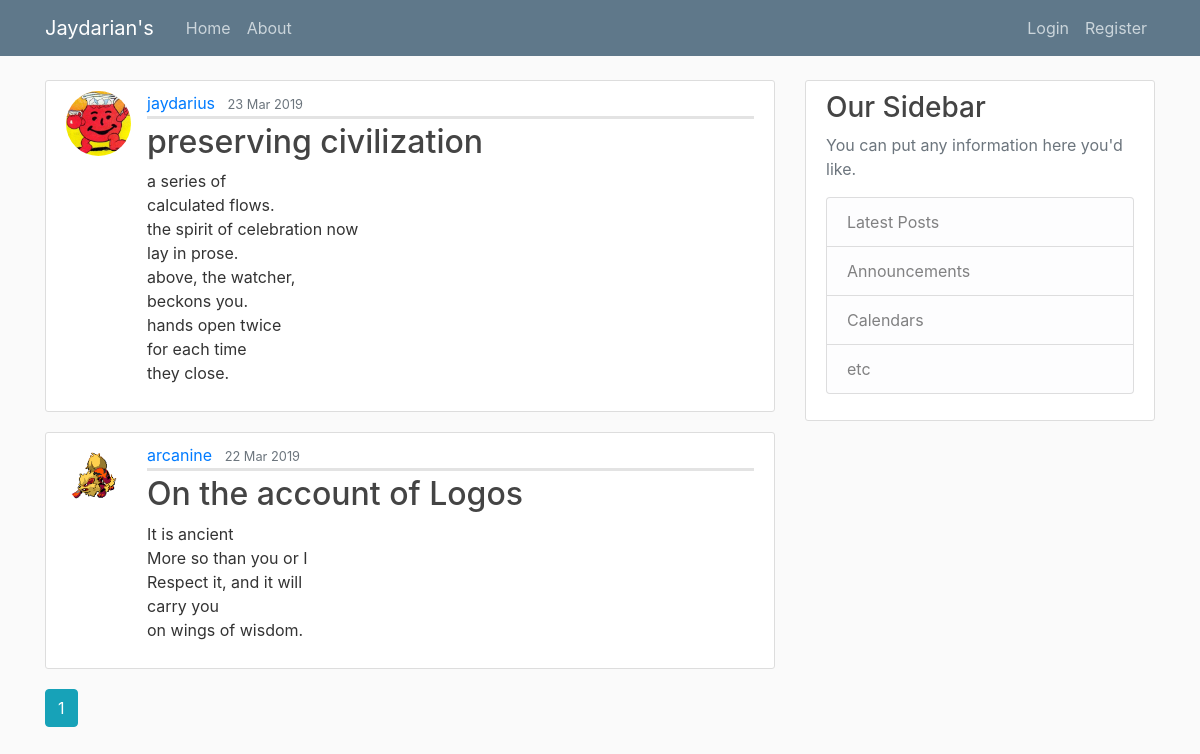
/home, run on an earlier commit of the app's database.
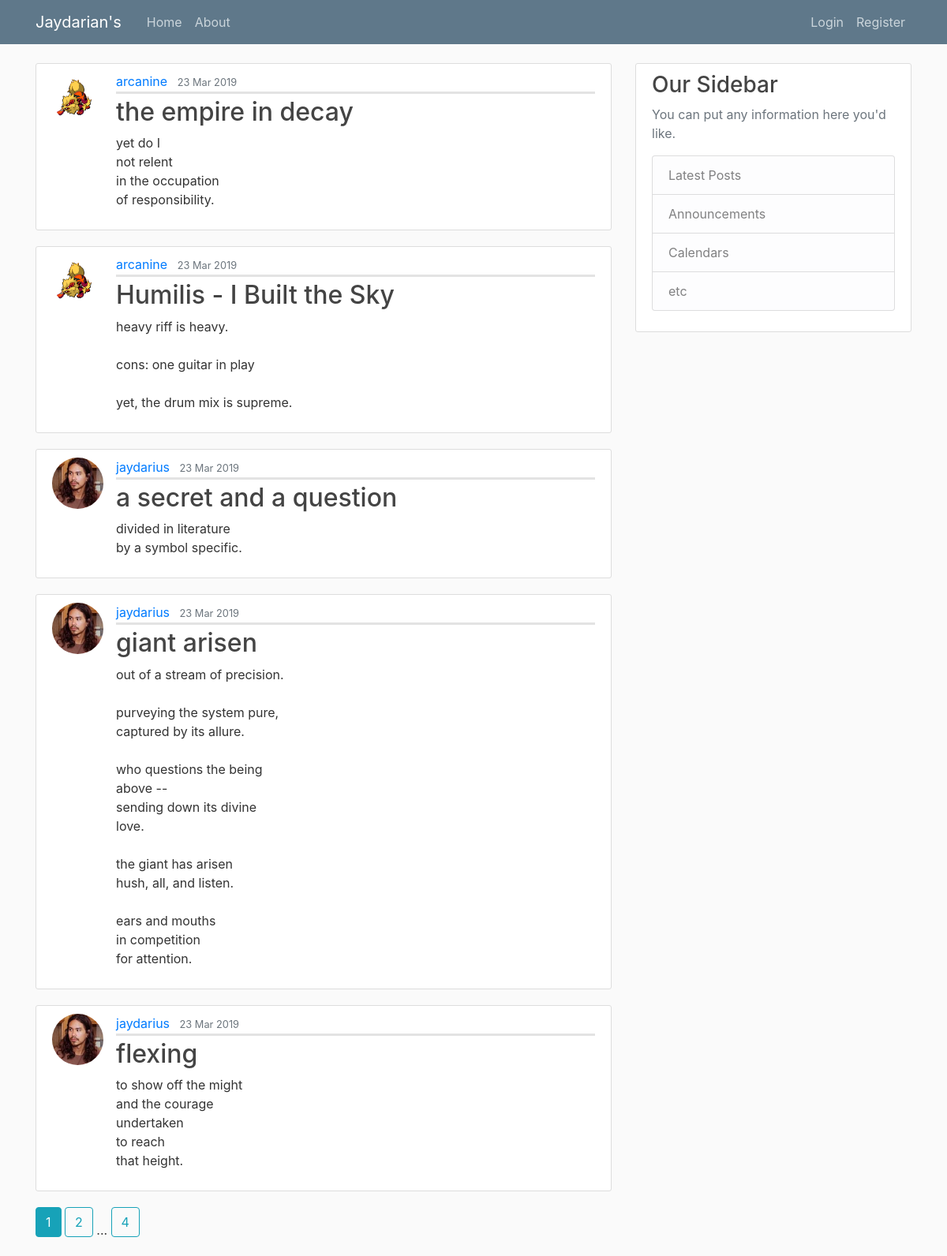
And on a later commit of the database.
### jay_site/models.py (models this page shows, shortened)
class Post(db.Model):
    id = db.Column(db.Integer, primary_key=True)
    title = db.Column(db.String(100), nullable=False)
    date_posted = db.Column(db.DateTime, nullable=False, default=datetime.utcnow)
    content = db.Column(db.Text, nullable=False)
    user_id = db.Column(db.Integer, db.ForeignKey('user.id'), nullable=False)

class User(db.Model, UserMixin):
    id = db.Column(db.Integer, primary_key=True)
    username = db.Column(db.String(20), unique=True, nullable=False)
    email = db.Column(db.String(120), unique=True, nullable=False)
    image_file = db.Column(db.String(20), nullable=False, default='default.jpg')
    password = db.Column(db.String(60), nullable=False)
    posts = db.relationship('Post', backref='author', lazy=True)

### jay_site/main/routes.py (the view)
@main.route("/")
@main.route("/home")
def home():  # AKA view function
    page = request.args.get('page', 1, type=int)  # by default, add a query parameter to this route. It's default value is 1
    posts = Post.query.order_by(Post.date_posted.desc()).paginate(page=page, per_page=5)
    return render_template('home.html', posts=posts)

### jay_site/templates/home.html
{% extends "layout.html" %}
{% block content %}
    {% for post in posts.items %}
        <article class="media content-section">
          <img class="rounded-circle article-img" src="{{ url_for('static', filename='profile_pics/' + post.author.image_file) }}">
          <div class="media-body">
            <div class="article-metadata">
              <a class="mr-2" href="{{ url_for('users.user_posts', username=post.author.username) }}">{{ post.author.username }}</a>
              <small class="text-muted">{{ post.date_posted.strftime('%d %b %Y') }}</small>
            </div>
            <h2><a class="article-title" href="{{ url_for('posts.post', post_id=post.id) }}">{{ post.title }}</a></h2>
            <p class="article-content">{{ post.content }}</p>
          </div>
        </article>
    {% endfor %}
    {% for page_num in posts.iter_pages(left_edge=1, right_edge=1, left_current=1, right_current=2) %}
        {% if page_num %}
            {% if posts.page == page_num %}
              <a class="btn btn-info mb-4" href="{{ url_for('main.home', page=page_num) }}">{{ page_num }}</a>
            {% else %}
              <a class="btn btn-outline-info mb-4" href="{{ url_for('main.home', page=page_num) }}">{{ page_num }}</a>
            {% endif %}
        {% else %}
        ...
        {% endif %}
    {% endfor %}
{% endblock content %}

What changed in the data, as far as the page shows it:
no longer on this page (row unchanged): Post: image_file (placeholder picture), author.username "jaydarius", date_posted "23 Mar 2019", title "preserving civilization", content "a series of calculated flows. the spirit of celebration now lay in prose. above, the watcher, beckons you. hands open twice for each time they close."
no longer on this page (row unchanged): Post: image_file (picture), author.username "arcanine", date_posted "22 Mar 2019", title "On the account of Logos", content "It is ancient More so than you or I Respect it, and it will carry you on wings of wisdom."
added Post: image_file (picture), author.username "arcanine", date_posted "23 Mar 2019", title "the empire in decay", content "yet do I not relent in the occupation of responsibility."
added Post: image_file (picture), author.username "arcanine", date_posted "23 Mar 2019", title "Humilis - I Built the Sky", content "heavy riff is heavy. cons: one guitar in play yet, the drum mix is supreme."
added Post: image_file (picture), author.username "jaydarius", date_posted "23 Mar 2019", title "a secret and a question", content "divided in literature by a symbol specific."
added Post: image_file (picture), author.username "jaydarius", date_posted "23 Mar 2019", title "giant arisen", content "out of a stream of precision. purveying the system pure, captured by its allure. who questions the being above -- sending down its divine love. the giant has arisen hush, all, and listen. ears and mouths in competition for attention."
added Post: image_file (picture), author.username "jaydarius", date_posted "23 Mar 2019", title "flexing", content "to show off the might and the courage undertaken to reach that height."
Also different on the page:
new list line: "2"
new list line: "4"
